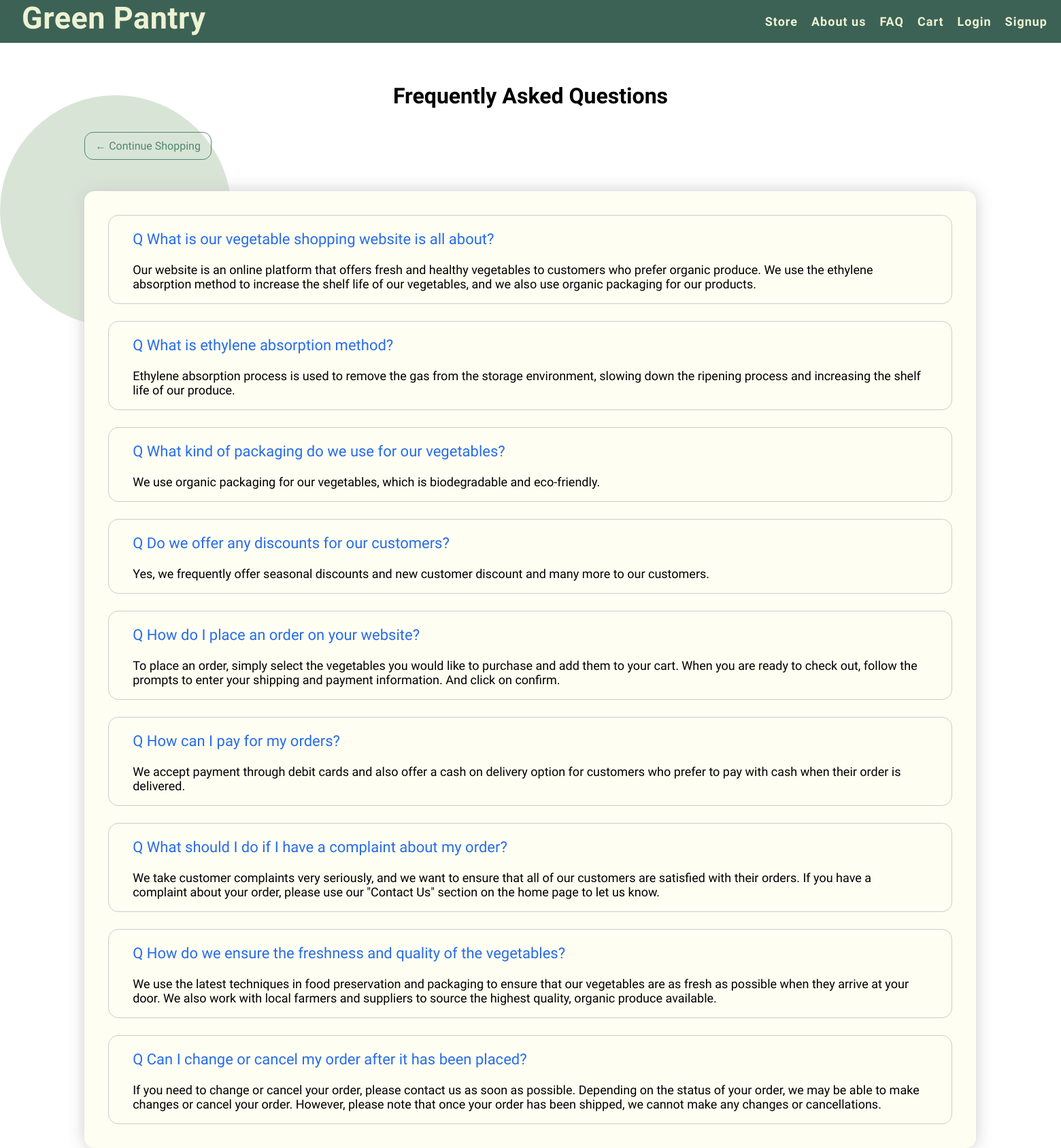
Page /faq on the committed database.
### store/models.py (models this page shows)
class Faq(models.Model):
  queNo = models.IntegerField(null=True)
  que = models.CharField(max_length=500, null=True)
  ans = models.CharField(max_length=500, null=True)
  def getfaq():
    return Faq.objects.filter().order_by('queNo')

### store/views.py (the view)
# urls.py: path('faq', views.faq, name='faq_page'),
def faq(request):
  if request.method == 'GET':
    quelist = Faq.getfaq()
    context = {'ques' : quelist}
    return render(request, 'store/faq.html', context)

### store/templates/store/faq.html (shortened to what this page needs)
{% extends 'store/main.html' %}
{% block content %}
<br><br>
<h1 class="textCenter">Frequently Asked Questions</h1>
<div class="row">
  <div class="col" style="width: 84vw;">
    <a class="darkBtn" href="{% url 'store_page' %}">&#x2190; Continue Shopping</a>
    <br><br><br><br>
    <div class="boxElement">
      {% for que in ques %}
      <div class="faqBox">
        <div class="que">
        <p>Q {{que.que}}</p>
      </div>
      <div class="ans">
        <p>{{que.ans}}</p>
      </div>
      </div>
      {% endfor %}
    </div>
  </div>
</div>
{% endblock %}

### store/templates/store/main.html (style rules this page uses)
body { background-color:#ffffff; overflow-x: hidden; font-family: 'Raleway', sans-serif; margin: 0; padding: 0; }
a { text-decoration: none; }
.textCenter { text-align: center; }
.darkBtn { border: 1px solid #538671; color: #538671; padding: 10px 15px; border-radius: 13px; transition: 0.3s; }
.row { margin: 40px 7%; display: grid; grid-template-columns: auto auto auto auto; width: 170vw }
.col { width: 270px; height: 300px; margin: 5px 15px 30px 15px; }
.boxElement { border-radius: 15px; background-color: #fffef2; padding: 10px; box-shadow:#cccccc 0 0 25px; }

### store/templates/store/faq.html (style rules this page uses)
.faqBox { margin: 25px; padding: 0 35px; border-radius: 15px; border: 1px solid #ccc; }
.que { font-size: 22px; color: #276ceb; }
.ans { font-size: 18px }

### rows in the picture
Faq: que "What is our vegetable shopping website is all about?", ans "Our website is an online platform that offers fresh and healthy vegetables to customers who prefer organic produce. We use the ethylene absorption method to increase the shelf life of our vegetables, and we also use organic packaging for our products."
Faq: que "What is ethylene absorption method?", ans "Ethylene absorption process is used to remove the gas from the storage environment, slowing down the ripening process and increasing the shelf life of our produce."
Faq: que "What kind of packaging do we use for our vegetables?", ans "We use organic packaging for our vegetables, which is biodegradable and eco-friendly."
Faq: que "Do we offer any discounts for our customers?", ans "Yes, we frequently offer seasonal discounts and new customer discount and many more to our customers."
Faq: que "How do I place an order on your website?", ans "To place an order, simply select the vegetables you would like to purchase and add them to your cart. When you are ready to check out, follow the prompts to enter your shipping and payment information. And click on confirm."
Faq: que "How can I pay for my orders?", ans "We accept payment through debit cards and also offer a cash on delivery option for customers who prefer to pay with cash when their order is delivered."
Faq: que "What should I do if I have a complaint about my order?", ans "We take customer complaints very seriously, and we want to ensure that all of our customers are satisfied with their orders. If you have a complaint about your order, please use our \"Contact Us\" section on the home page to let us know."
Faq: que "How do we ensure the freshness and quality of the vegetables?", ans "We use the latest techniques in food preservation and packaging to ensure that our vegetables are as fresh as possible when they arrive at your door. We also work with local farmers and suppliers to source the highest quality, organic produce available."
Faq: que "Can I change or cancel my order after it has been placed?", ans "If you need to change or cancel your order, please contact us as soon as possible. Depending on the status of your order, we may be able to make changes or cancel your order. However, please note that once your order has been shipped, we cannot make any changes or cancellations."
